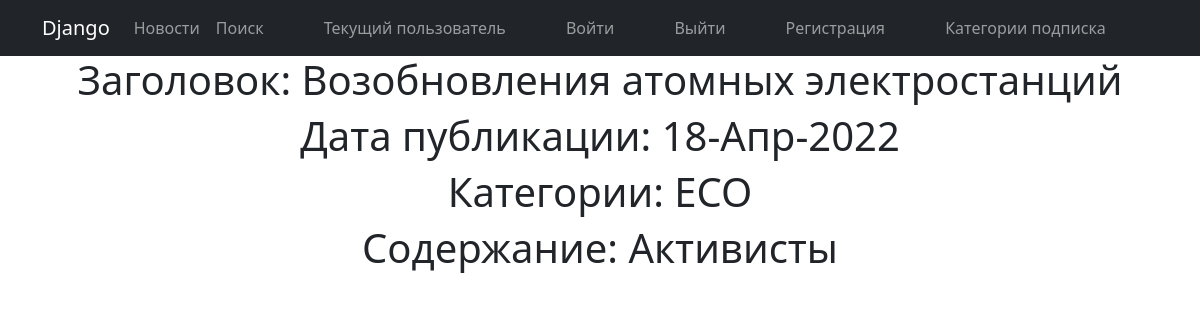
The app's page /news/48 with its own data.
### arandnw/models.py (models this page shows, shortened)
class Post(models.Model):
    author = models.ForeignKey('Author', on_delete=models.CASCADE)
    NEWS = "NW"
    ARTICLE = "AR"
    Choices = (
        (NEWS, "Новость"),
        (ARTICLE, "Статья"),
    )
    categoryType = models.CharField(max_length=2, choices=Choices, default=ARTICLE)
    dateCreation = models.DateTimeField(auto_now_add=True)
    postCategory = models.ManyToManyField(Category, through="PostCategory")
    title = models.CharField(max_length=256)
    text = models.TextField()
    rating = models.SmallIntegerField(default=0)

class Category(models.Model):
    name = models.CharField(max_length=256, unique=True)
    subscribers = models.ManyToManyField(User)

### arandnw/views.py (the view)
# urls.py: path('<int:pk>', NewsDetail.as_view(), name='newsdetail'),
class NewsDetail(DetailView):
    model = Post
    template_name = 'newsdetail.html'
    context_object_name = 'newsdetail'

### arandnw/templatetags/custom_filters.py (called while the page is built)
@register.filter(name='Censor')
def Censor(value):
    if not isinstance(value, str):
        raise ValueError('Нельзя цензурировать не строку')
    for word in WORDS:
        value = value.replace(word[1:], '*' * (len(word) - 1))
    return value

### templates/newsdetail.html (shortened to what this page needs)
{% extends 'flatpages/default.html' %}
{% load custom_filters %}
{% block content %}
<h1> Заголовок: {{ newsdetail.title|Censor }}</h1>
<h1>Дата публикации: {{ newsdetail.dateCreation|date:"d-M-Y"}}</h1>
<h1>Категории: {% for name in newsdetail.postCategory.all %}
                {{ name.name}}
</h1>
{% endfor %}
<h1>Содержание: {% filter Censor %} {{ newsdetail.text|truncatechars:50}} {% endfilter %}</h1>
{% endblock content %}

### records on screen
Post: title|Censor "Возобновления атомных электростанций", dateCreation "18-Апр-2022", text "Активисты"
Category: name "ECO"
